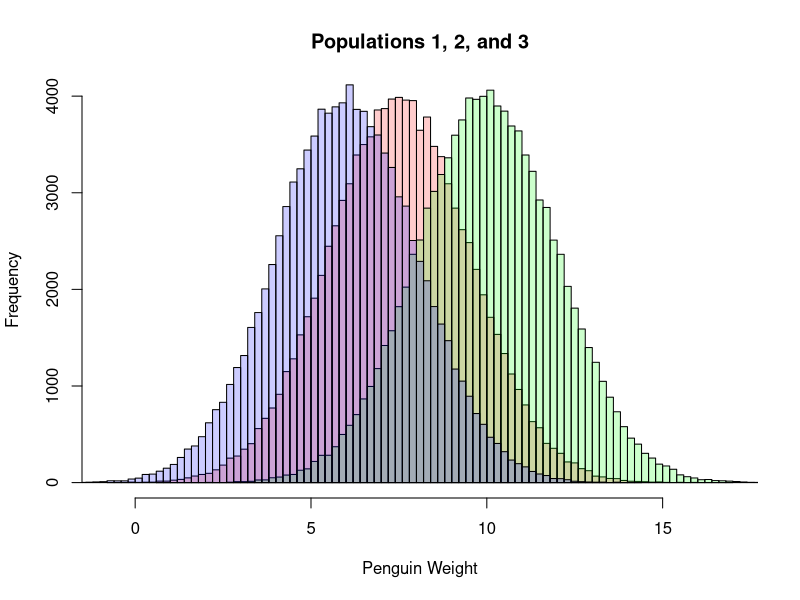
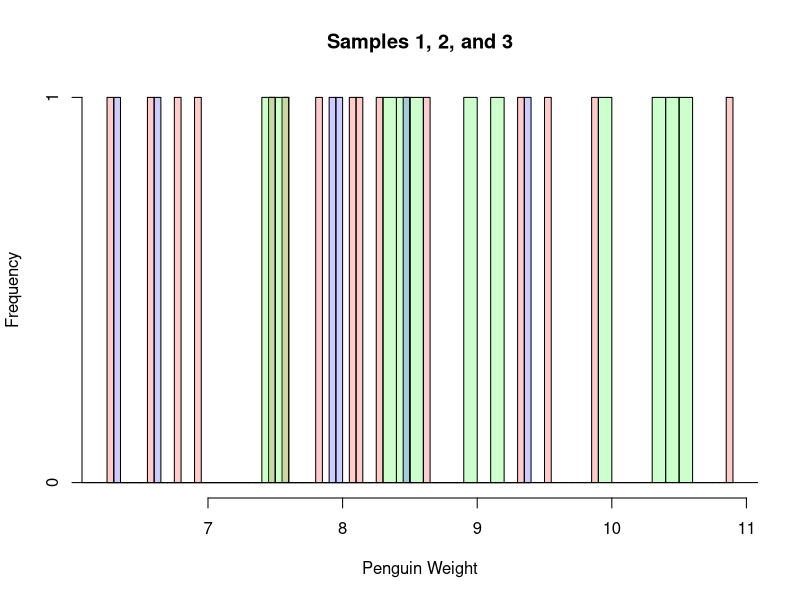
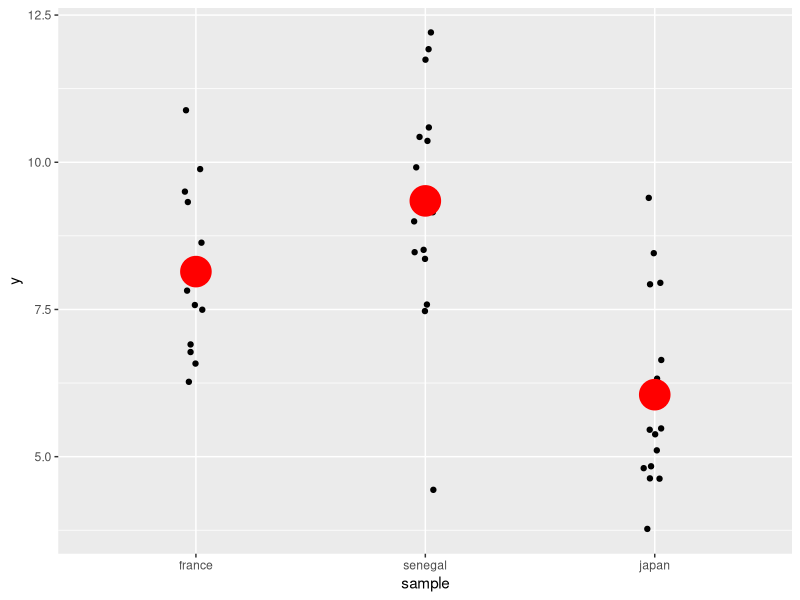

These figures' R source, in order:
library(reshape)
library(ggplot2)

rm(list = ls())
if(!is.null(dev.list())) dev.off()

sample_size <- 15

population1 <- rnorm(100000, mean = 7.5, sd = 2)
population2 <- rnorm(100000, mean = 10, sd = 2)
population3 <- rnorm(100000, mean = 6, sd = 2)


hist(population1, breaks=100, col=rgb(1,0,0,0.2), main='', xlab = 'Penguin Weight')
hist(population2, breaks=100,  add=TRUE, col=rgb(0,1,0,0.2))
hist(population3, breaks=100,  add=TRUE, col=rgb(0,0,1,0.2))
title('Populations 1, 2, and 3')

france <- sample(population1, sample_size)
senegal <- sample(population2, sample_size)
japan <- sample(population3, sample_size)

hist(france, breaks=100, col=rgb(1,0,0,0.2), main='', xlab='Penguin Weight')
hist(senegal, breaks=100,  add=TRUE, col=rgb(0,1,0,0.2))
hist(japan, breaks=100,  add=TRUE, col=rgb(0,0,1,0.2))
title('Samples 1, 2, and 3')

data <-data.frame(cbind(france,senegal,japan))
data<-melt(data)
colnames(data) <- c('sample', 'y')
data$sample<-factor(data$sample)

model <- lm(data$y ~ data$sample)

print(summary(model))


p <- ggplot(data=data, aes(x=sample, y=y))+
  geom_jitter(aes(x=sample, y=y), position = position_jitter(width = 0.05))+
  stat_summary(fun=mean, colour="red", geom="point", size=10)
print(p)


print(model$contrasts)
print(contr.treatment(3))

## Demo: anova with 2 levels == t-test
data <-data.frame(cbind(senegal,japan))
data<-melt(data)
colnames(data) <- c('sample', 'y')
data$sample<-factor(data$sample)

model <- lm(data$y ~ data$sample)

print(summary(model))

print(t.test(senegal, japan, var.equal = TRUE))
